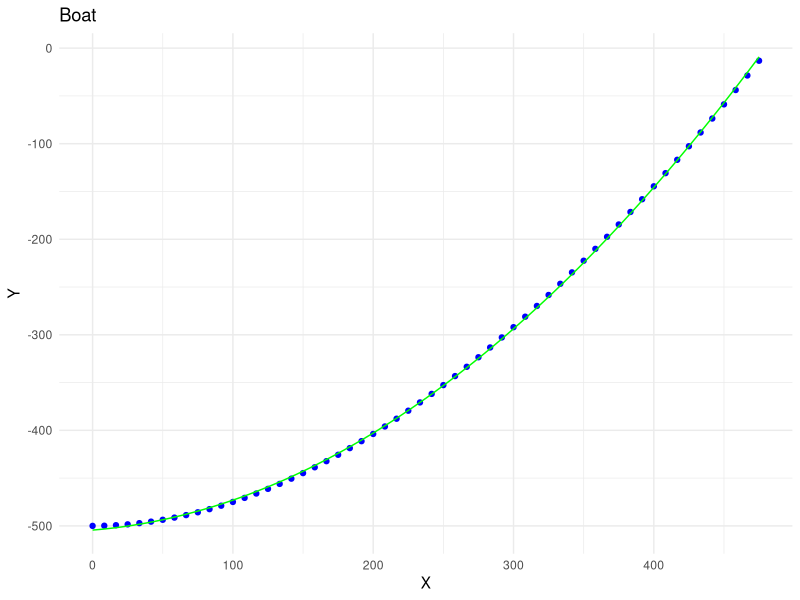

The R script that drew this image:
runge_kutta4 <- function (f, a, b, y0, n) {
  m <- length(y0)
  h <- (b - a)/n
  x <- seq(a + h, b, by = h)
  y <- matrix(0, nrow = n, ncol = m)
  k1 <- h * f(a, y0)
  k2 <- h * f(a + h/2, y0 + k1/2)
  k3 <- h * f(a + h/2, y0 + k2/2)
  k4 <- h * f(a + h, y0 + k3)
  y[1, ] <- y0 + k1/6 + k2/3 + k3/3 + k4/6
  for (i in 1:(n - 1)) {
    k1 <- h * f(x[i], y[i, ])
    k2 <- h * f(x[i] + h/2, y[i, ] + k1/2)
    k3 <- h * f(x[i] + h/2, y[i, ] + k2/2)
    k4 <- h * f(x[i] + h, y[i, ] + k3)
    y[i + 1, ] <- y[i, ] + k1/6 + k2/3 + k3/3 + k4/6
  }
  x <- c(a, x)
  y <- rbind(y0, y)
  return(list(x = x, y = y))
}


H <- 500  # Глубина погружения 
rho0 <- 1000
rho1 <- 750
g <- 9.8
S_sech <- 15.5 * 10  # Площадь поперечного сечения подводной лодки
l <- 100.5  # Длина подводной лодки
V <- S_sech*l
alpha <- 0.01
eta <- 0.001
v <- 25  # Скорость лодки (в м/с)
k <- S_sech / l
# Функция для системы уравнений
submarine_sys <- function(t, y) {
  dy <- y[2]
  dz <- - (eta * k / rho1*V) * (1 + alpha * y[1] / H) * dy + g * (rho0 / rho1 - 1)
  return(c(dy, dz))
}
# Начальные условия
y0 <- c(-H, 0)  # y(0) = -H, v_y(0) = 0
a <- 0
b <- 100
n <-300
# Решение системы дифференциальных уравнений
solution <- runge_kutta4(submarine_sys, a, b, y0, n)
# Убираем значения, где y1 >= 0
solution$x <- solution$x[solution$y[, 1] <= 0]
solution$y <- solution$y[solution$y[, 1] <= 0, ]


# Функция для аппроксимации методом наименьших квадратов
custom_lm <- function(x, y, degree) {
  n <- length(x)
  X <- matrix(1, n, degree + 1)
  for (i in 1:degree) {
    X[, i + 1] <- x^i
  }
  coefficients <- solve(t(X) %*% X) %*% t(X) %*% y
  return(coefficients)
}

# Аппроксимация решения с помощью нашей функции
degree <- 2    # Степень полинома
coefs <- custom_lm(solution$x, solution$y[, 1], degree)

# Получение коэффициентов полинома
a <- coefs[3]
b <- coefs[2]
c <- coefs[1]

# Создание данных для аппроксимированной кривой
t_fit <- seq(0, max(solution$x), length.out = 100)
y_fit <- a * t_fit^2 + b * t_fit + c
fit_data <- data.frame(t = t_fit, y = y_fit)


# Построение графика траектории всплытия
library(ggplot2)
ggplot(data = data.frame(x = solution$x * v, y = solution$y[, 1]), aes(x = x, y = y)) +
  geom_point(color = "blue") +
  geom_line(data = fit_data, aes(x = t * v, y = y), color = "green") +
  ggtitle("Boat") +
  xlab("X") +
  ylab("Y") +
  theme_minimal()


# Определение времени всплытия и точки всплытия
solve_quadratic <- function(a, b, c, H) {
  roots <- polyroot(c(c - H, b, a))
  real_roots <- Re(roots[abs(Im(roots)) < 1e-6])
  return(real_roots[real_roots > 0])
}
T <- solve_quadratic(a, b, c, 0)
L <- v * T
# Вывод значений времени всплытия и точки всплытия
cat("Время всплытия (T):", T, "\n")
cat("Абсцисса точки всплытия (L):", L, "\n")




